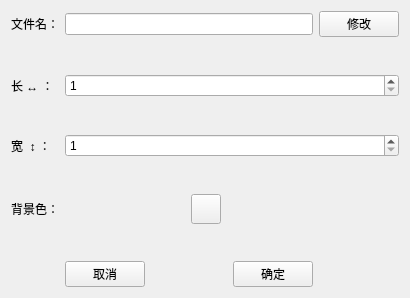
<?xml version="1.0" encoding="UTF-8"?>
<ui version="4.0">
 <class>ActionNewWidget</class>
 <widget class="QWidget" name="ActionNewWidget">
  <property name="geometry">
   <rect>
    <x>0</x>
    <y>0</y>
    <width>410</width>
    <height>298</height>
   </rect>
  </property>
  <property name="windowTitle">
   <string>Form</string>
  </property>
  <layout class="QGridLayout" name="gridLayout">
   <item row="8" column="1">
    <widget class="QPushButton" name="pushButtonCancel">
     <property name="text">
      <string>取消</string>
     </property>
    </widget>
   </item>
   <item row="1" column="1">
    <spacer name="verticalSpacer">
     <property name="orientation">
      <enum>Qt::Vertical</enum>
     </property>
     <property name="sizeHint" stdset="0">
      <size>
       <width>20</width>
       <height>40</height>
      </size>
     </property>
    </spacer>
   </item>
   <item row="0" column="0">
    <widget class="QLabel" name="label_3">
     <property name="text">
      <string>文件名：</string>
     </property>
    </widget>
   </item>
   <item row="5" column="1">
    <spacer name="verticalSpacer_2">
     <property name="orientation">
      <enum>Qt::Vertical</enum>
     </property>
     <property name="sizeHint" stdset="0">
      <size>
       <width>20</width>
       <height>40</height>
      </size>
     </property>
    </spacer>
   </item>
   <item row="4" column="1" colspan="6">
    <widget class="QSpinBox" name="spinBoxH">
     <property name="minimum">
      <number>1</number>
     </property>
     <property name="maximum">
      <number>100000</number>
     </property>
    </widget>
   </item>
   <item row="6" column="1">
    <spacer name="horizontalSpacer">
     <property name="orientation">
      <enum>Qt::Horizontal</enum>
     </property>
     <property name="sizeHint" stdset="0">
      <size>
       <width>151</width>
       <height>20</height>
      </size>
     </property>
    </spacer>
   </item>
   <item row="8" column="2" colspan="3">
    <spacer name="horizontalSpacer_7">
     <property name="orientation">
      <enum>Qt::Horizontal</enum>
     </property>
     <property name="sizeHint" stdset="0">
      <size>
       <width>216</width>
       <height>20</height>
      </size>
     </property>
    </spacer>
   </item>
   <item row="8" column="5">
    <widget class="QPushButton" name="pushButtonSure">
     <property name="text">
      <string>确定</string>
     </property>
    </widget>
   </item>
   <item row="4" column="0">
    <widget class="QLabel" name="label_2">
     <property name="text">
      <string>宽  ↕ ：</string>
     </property>
    </widget>
   </item>
   <item row="6" column="0">
    <widget class="QLabel" name="label_4">
     <property name="text">
      <string>背景色：</string>
     </property>
    </widget>
   </item>
   <item row="6" column="6">
    <spacer name="horizontalSpacer_3">
     <property name="orientation">
      <enum>Qt::Horizontal</enum>
     </property>
     <property name="sizeHint" stdset="0">
      <size>
       <width>151</width>
       <height>20</height>
      </size>
     </property>
    </spacer>
   </item>
   <item row="8" column="6">
    <spacer name="horizontalSpacer_6">
     <property name="orientation">
      <enum>Qt::Horizontal</enum>
     </property>
     <property name="sizeHint" stdset="0">
      <size>
       <width>151</width>
       <height>20</height>
      </size>
     </property>
    </spacer>
   </item>
   <item row="7" column="0">
    <spacer name="verticalSpacer_3">
     <property name="orientation">
      <enum>Qt::Vertical</enum>
     </property>
     <property name="sizeHint" stdset="0">
      <size>
       <width>20</width>
       <height>40</height>
      </size>
     </property>
    </spacer>
   </item>
   <item row="2" column="0">
    <widget class="QLabel" name="label">
     <property name="text">
      <string>长 ↔ ：</string>
     </property>
    </widget>
   </item>
   <item row="8" column="0">
    <spacer name="horizontalSpacer_5">
     <property name="orientation">
      <enum>Qt::Horizontal</enum>
     </property>
     <property name="sizeHint" stdset="0">
      <size>
       <width>40</width>
       <height>20</height>
      </size>
     </property>
    </spacer>
   </item>
   <item row="6" column="3">
    <widget class="QPushButton" name="cpushbutton">
     <property name="minimumSize">
      <size>
       <width>30</width>
       <height>30</height>
      </size>
     </property>
     <property name="maximumSize">
      <size>
       <width>30</width>
       <height>30</height>
      </size>
     </property>
     <property name="text">
      <string/>
     </property>
    </widget>
   </item>
   <item row="2" column="1" colspan="6">
    <widget class="QSpinBox" name="spinBoxW">
     <property name="minimum">
      <number>1</number>
     </property>
     <property name="maximum">
      <number>100000</number>
     </property>
    </widget>
   </item>
   <item row="6" column="2">
    <spacer name="horizontalSpacer_4">
     <property name="orientation">
      <enum>Qt::Horizontal</enum>
     </property>
     <property name="sizeHint" stdset="0">
      <size>
       <width>152</width>
       <height>20</height>
      </size>
     </property>
    </spacer>
   </item>
   <item row="0" column="6">
    <widget class="QPushButton" name="buttonChange">
     <property name="text">
      <string>修改</string>
     </property>
    </widget>
   </item>
   <item row="6" column="4" colspan="2">
    <spacer name="horizontalSpacer_2">
     <property name="orientation">
      <enum>Qt::Horizontal</enum>
     </property>
     <property name="sizeHint" stdset="0">
      <size>
       <width>110</width>
       <height>20</height>
      </size>
     </property>
    </spacer>
   </item>
   <item row="0" column="1" colspan="5">
    <widget class="QLineEdit" name="lineEditPath">
     <property name="readOnly">
      <bool>true</bool>
     </property>
    </widget>
   </item>
   <item row="3" column="0">
    <spacer name="verticalSpacer_4">
     <property name="orientation">
      <enum>Qt::Vertical</enum>
     </property>
     <property name="sizeHint" stdset="0">
      <size>
       <width>20</width>
       <height>40</height>
      </size>
     </property>
    </spacer>
   </item>
  </layout>
 </widget>
 <resources/>
 <connections/>
</ui>
